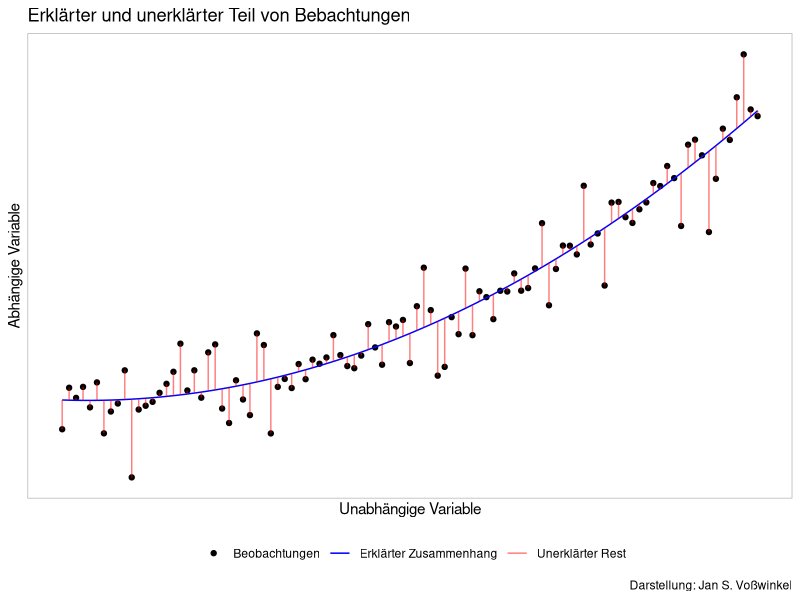

Generate this figure with R:
## ---- chunk 1
library(tidyverse)

set.seed(77)

df <- data.frame(x = 0:100) %>%
  mutate(y = exp(x)^.02,
         obs = y + rnorm(n = n(), mean = 0, sd = .5))

model <- df %>% lm(obs ~ x + I(x^2), .)
df$fit <- fitted(model)

ggplot(df, aes(x, obs)) +
  geom_point(aes(color = "Beobachtungen")) +
  geom_line(aes(y = fit, color = "Erklärter Zusammenhang")) +
  geom_segment(aes(x = x, xend = x, y = obs, yend = fit, color = "Unerklärter Rest"), alpha = 0.5) +
  scale_color_manual(values = c("Beobachtungen" = "black", "Erklärter Zusammenhang" = "blue", "Unerklärter Rest" = "red")) +
  scale_x_continuous(breaks=NULL)+
  scale_y_continuous(breaks=NULL)+
  labs(title= "Erklärter und unerklärter Teil von Bebachtungen",
      x= "Unabhängige Variable",
      y= "Abhängige Variable",
      color = "",
      caption="Darstellung: Jan S. Voßwinkel") +
  theme_light()+
  theme(legend.position = "bottom")
